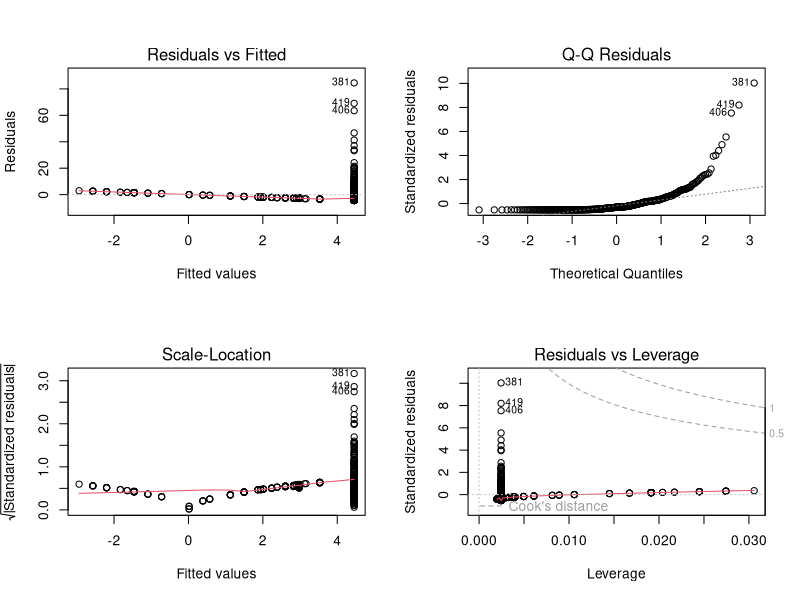
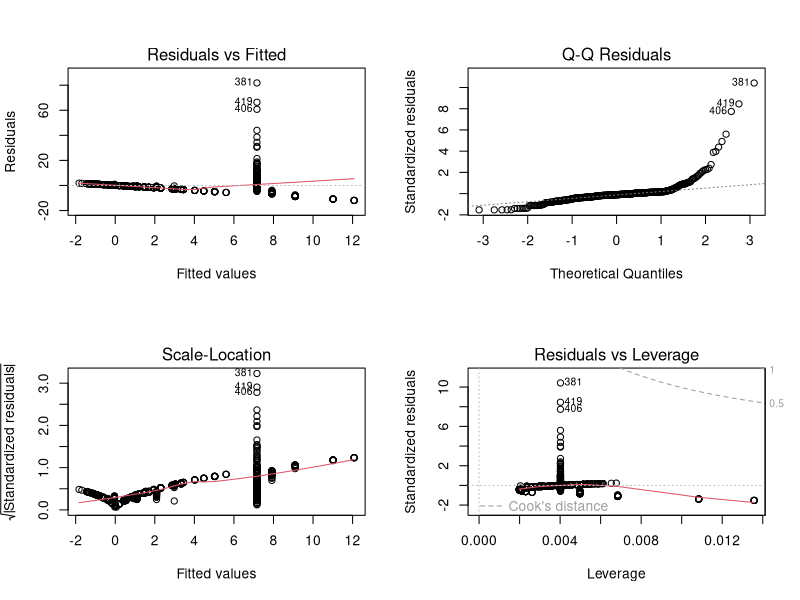
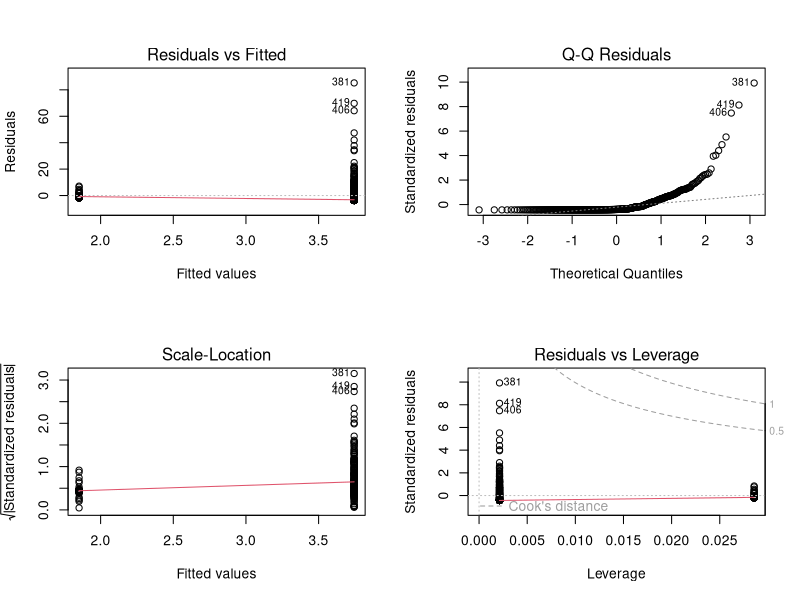
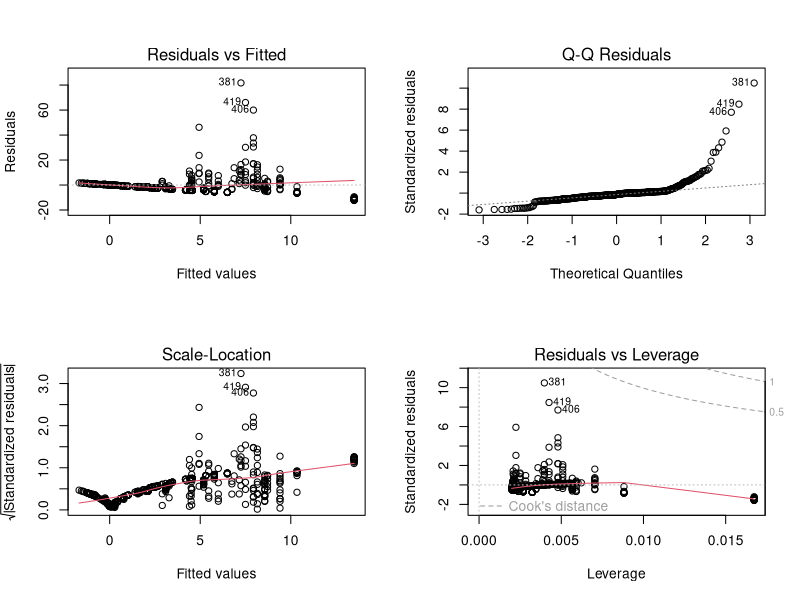
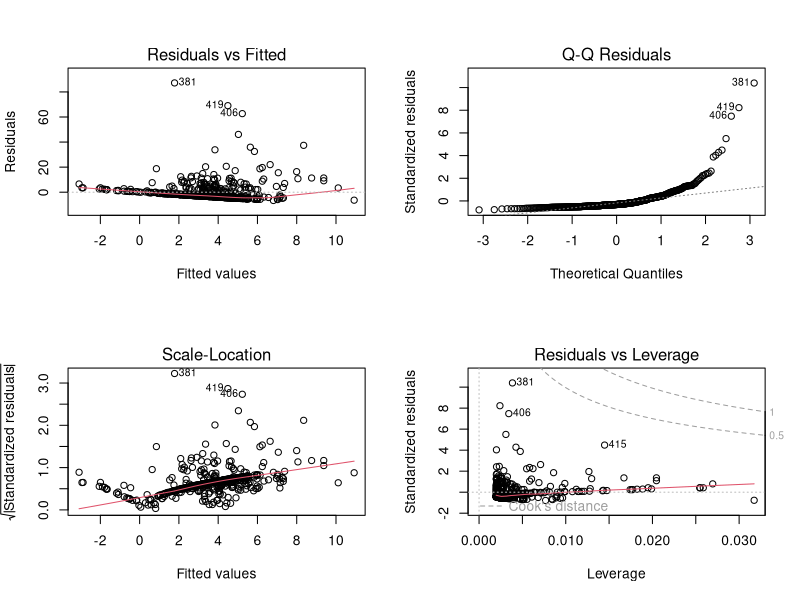
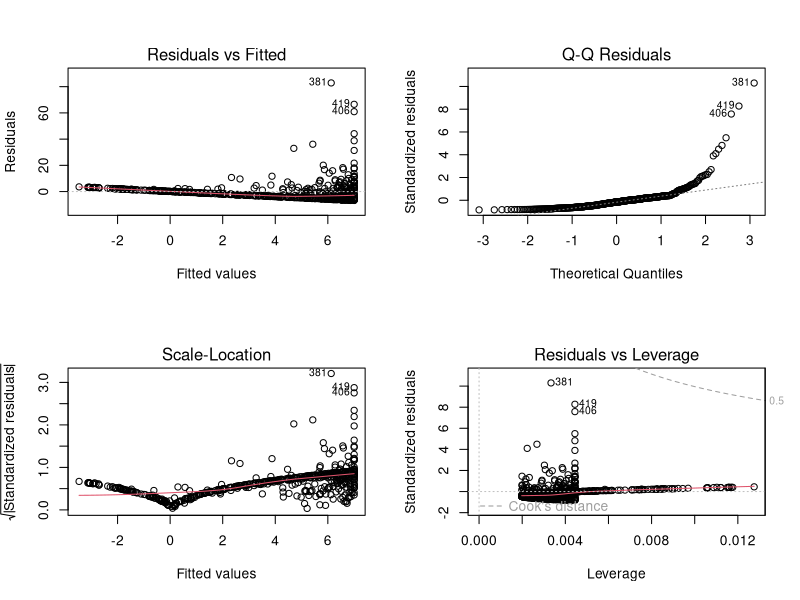
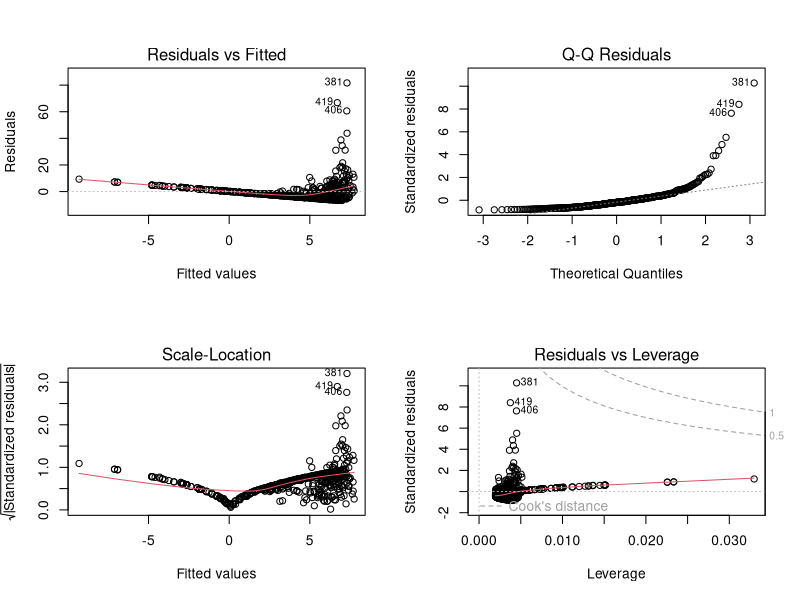
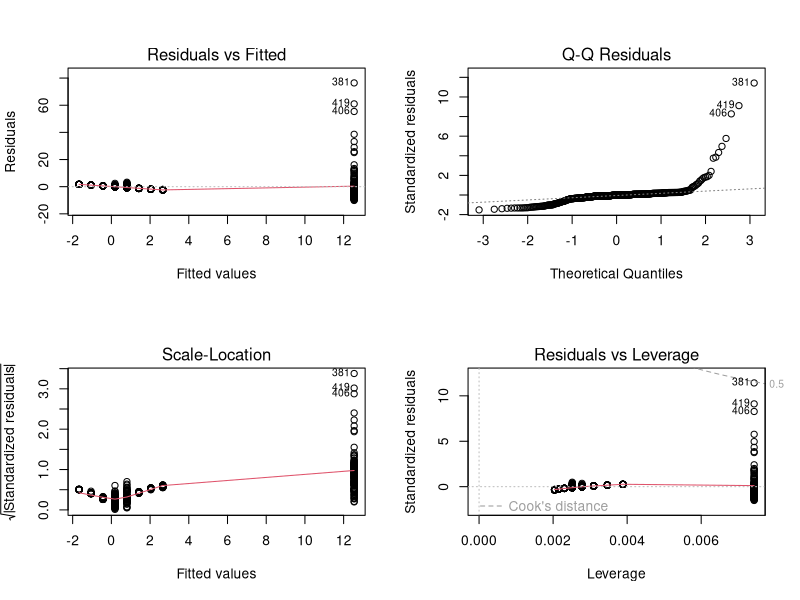

These charts were generated, in order, by the following R code:
# Reading in libraries
library(MASS)

# Attaching the Boston dataset to workspace
attach(Boston)

lm.function = function(predictor) {
  
  fit1 <- lm(crim ~ predictor, data = Boston)
  #fit1$coefficients
  # names(fit1$coefficients) <- c('Intercept', predictor)
  return(summary(fit1))
}

# for (v in c(rm, age)) {
#   summary(lm(crim ~ v, data = Boston))
# }
# lm.function(rm)

# 15a ####

# Creating a SLR model to predict crim using zn
lm.zn = lm(crim ~ zn, data = Boston)
summary(lm.zn)
# Based on the p-value (5.51e-6), zn has a significant association with crim

# Plotting diagnostic plots
par(mfrow = c(2,2))
plot(lm.zn)

# Creating a SLR model to predict crim using indus
lm.indus = lm(crim ~ indus, data = Boston)
summary(lm.indus)
# Based on the p-value (2e-16), indus has a significant association with crim

# Creating a SLR model to predict crim using chas
lm.chas = lm(crim ~ chas, data = Boston)
summary(lm.chas)
# Based on the p-value (.209), chas does not have an association with crim

# Creating a SLR model to predict crim using nox
lm.nox = lm(crim ~ nox, data = Boston)
summary(lm.nox)
# Based on the p-value (2e-16), nox has a significant association with crim

# Creating a SLR model to predict crim using rm
lm.rm = lm(crim ~ rm, data = Boston)
summary(lm.rm)
# Based on the p-value (6.35e-7), rn has a significant association with crim

# Creating a SLR model to predict crim using age
lm.age = lm(crim ~ age, data = Boston)
summary(lm.age)
# Based on the p-value (2.85e-16), age has a significant association with crim

# Creating a SLR model to predict crim using dis
lm.dis = lm(crim ~ dis, data = Boston)
summary(lm.dis)
# Based on the p-value (2e-16), dis has a significant association with crim

# Creating a SLR model to predict crim using rad
lm.rad = lm(crim ~ rad, data = Boston)
summary(lm.rad)
# Based on the p-value (2e-16), rad has a significant association with crim

# Creating a SLR model to predict crim using tax
lm.tax = lm(crim ~ tax, data = Boston)
summary(lm.tax)
# Based on the p-value (2e-16), tax has a significant association with crim

# Creating a SLR model to predict crim using ptratio
lm.ptratio = lm(crim ~ ptratio, data = Boston)
summary(lm.ptratio)
# Based on the p-value (2.94e-11), ptratio has a significant association with crim

lm.black = lm(crim~black)

# Creating a SLR model to predict crim using lstat
lm.lstat = lm(crim ~ lstat, data = Boston)
summary(lm.lstat)
# Based on the p-value (2e-16), lstat has a significant association with crim

# Creating a SLR model to predict crim using medv
lm.medv = lm(crim ~ medv, data = Boston)
summary(lm.medv)
# Based on the p-value (2e-16), tax has a significant association with crim

plot(lm.indus)
plot(lm.chas)
plot(lm.nox)
plot(lm.rm)
plot(lm.age)
plot(lm.dis)
plot(lm.rad)
plot(lm.tax)
plot(lm.ptratio)
plot(lm.lstat)
plot(lm.medv)

# 15b ####

# Fitting a multiple linear regression
lm.all = lm(crim ~ ., data=Boston)

# Viewing the statistics for the MLR model
summary(lm.all)

# Based on the MLR, only zn, dis, rad, black, and medv have a significant association
# with crim (p-value is below 0.05) which means we can reject the nuil hypothesis

# 15c ####

### FIXME: for loop melling
## FIXME: melling
### FIXME: 15d T

x = c(coefficients(lm.zn)[2],
      coefficients(lm.indus)[2],
      coefficients(lm.chas)[2],
      coefficients(lm.nox)[2],
      coefficients(lm.rm)[2],
      coefficients(lm.age)[2],
      coefficients(lm.dis)[2],
      coefficients(lm.rad)[2],
      coefficients(lm.tax)[2],
      coefficients(lm.ptratio)[2],
      coefficients(lm.black)[2],
      coefficients(lm.lstat)[2],
      coefficients(lm.medv)[2])
y = coefficients(lm.all)[2:14]

par(mfrow = c(1,1)) # 1 plot
plot(x, y)

# x$coeffients <-  c('Intercept', "RME")


# 15d ####
# Creating a SLR model to predict crim using zn
lm.poly.zn = lm(crim ~ zn + I(zn^2) + I(zn^3), data = Boston)
summary(lm.poly.zn)
# Based on the p-values, zn does NOT have a non-linear association with crim

# Plotting diagnostic plots
par(mfrow = c(2,2))
plot(lm.zn)

# Creating a SLR model to predict crim using indus
lm.poly.indus = lm(crim ~ indus + I(indus^2) + I(indus^3), data = Boston)
summary(lm.poly.indus)
# Based on the p-values, indus SHOWS that it has a non-linear association with crim

# Creating a SLR model to predict crim using chas
lm.poly.chas = lm(crim ~ chas + I(chas^2) + I(chas^3), data = Boston)
summary(lm.poly.chas)
# Since chas is a factor, squaring it does not affect it.

# Creating a SLR model to predict crim using nox
lm.poly.nox = lm(crim ~ nox + I(nox^2) + I(nox^3), data = Boston)
summary(lm.poly.nox)
# Based on the p-values, nox SHOWS that it has a non-linear association with crim

# Creating a SLR model to predict crim using rm
lm.poly.rm = lm(crim ~ rm + I(rm^2) + I(rm^3), data = Boston)
summary(lm.poly.rm)
# Based on the p-value, rm does NOT have a non-linear association with crim

# Creating a SLR model to predict crim using age
lm.poly.age = lm(crim ~ age + I(age^2) + I(age^3), data = Boston)
summary(lm.poly.age)
# Based on the p-values, age SHOWS a non-linear association with crim

# Creating a SLR model to predict crim using dis
lm.poly.dis = lm(crim ~ dis + I(dis^2) + I(dis^3), data = Boston)
summary(lm.poly.dis)
# Based on the p-values, dis SHOWS a non-linear association with crim

# Creating a SLR model to predict crim using rad
lm.poly.rad = lm(crim ~ rad + I(rad^2) + I(rad^3), data = Boston)
summary(lm.poly.rad)
# Based on the p-value, rad does NOT have a non-linear association with crim

# Creating a SLR model to predict crim using tax
lm.poly.tax = lm(crim ~ tax + I(tax^2) + I(tax^3), data = Boston)
summary(lm.poly.tax)
# Based on the p-value, tax does NOT have a non-linear association with crim

# Creating a SLR model to predict crim using ptratio
lm.poly.ptratio = lm(crim ~ ptratio + I(ptratio^2) + I(ptratio^3), data = Boston)
summary(lm.poly.ptratio)
# Based on the p-value, ptratio SHOWS a non-linear association with crim

# Creating a SLR model to predict crim using lstat
lm.poly.lstat = lm(crim ~ lstat + I(lstat^2) + I(lstat^3), data = Boston)
summary(lm.poly.lstat)
# Based on the p-value, lstat NOT have a non-linear association with crim

# Creating a SLR model to predict crim using medv
lm.poly.medv = lm(crim ~ medv + I(medv^2) + I(medv^3), data = Boston)
summary(lm.poly.medv)
# Based on the p-value, medv SHOWS a non-linear association with crim
